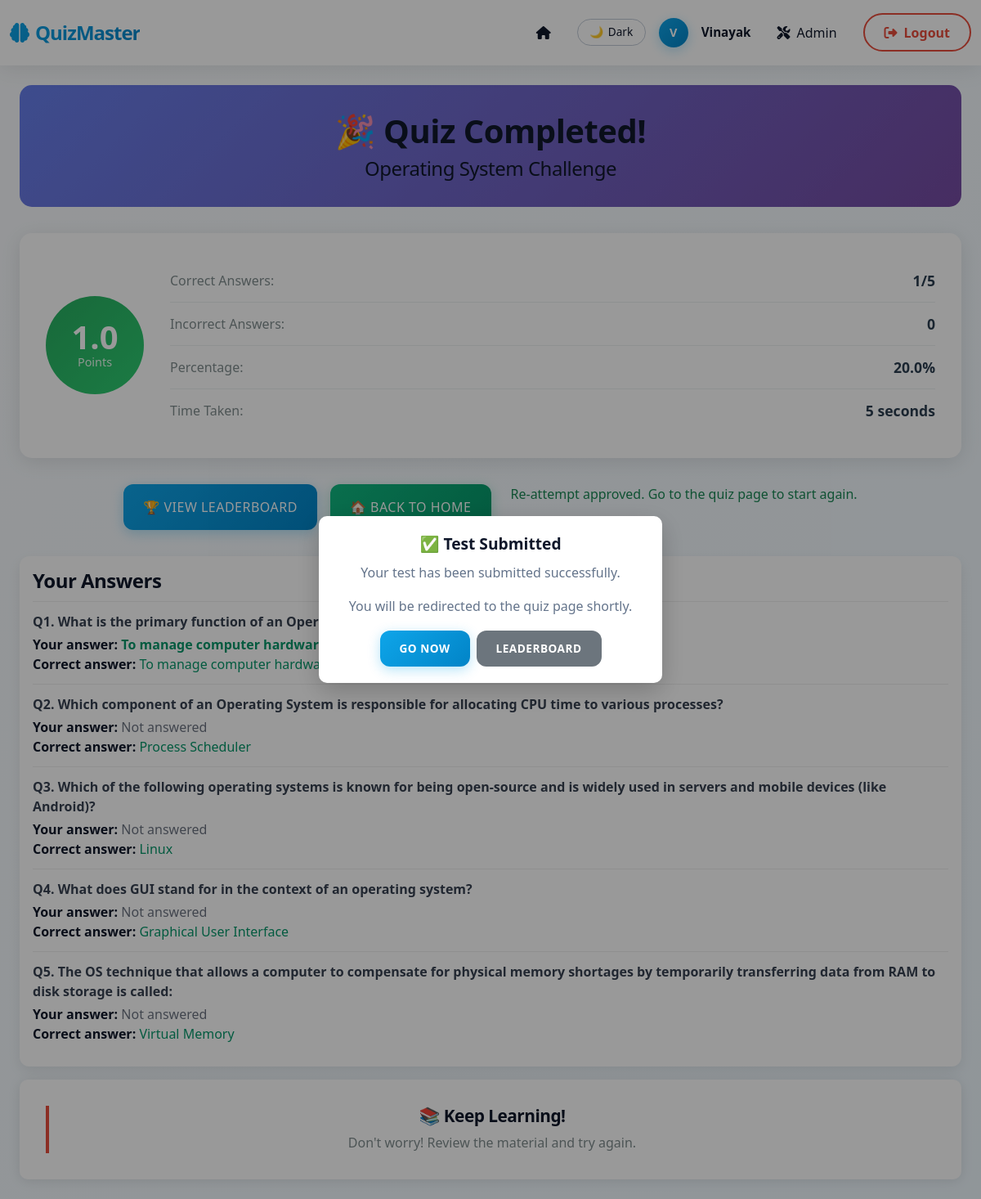
Screenshot of /quiz/28/finish/ (signed in) with the database file from the repository.
### quizzes/models.py (models this page shows, shortened)
class Quiz(models.Model):
    STATUS_CHOICES = (
        ('scheduled', 'Scheduled'),
        ('ongoing', 'Ongoing'),
        ('completed', 'Completed')
    )
    MODE_CHOICES = (
        ('practice', 'Practice'),
        ('test', 'Test'),
        ('competition', 'Competition'),
    )
    title = models.CharField(max_length=200)
    description = models.TextField(blank=True)
    start_time = models.DateTimeField()
    end_time = models.DateTimeField()
    duration = models.PositiveIntegerField(help_text='Duration in minutes', default=10)
    status = models.CharField(max_length=20, choices=STATUS_CHOICES, default='scheduled')
    mode = models.CharField(max_length=20, choices=MODE_CHOICES, default='test')
    max_questions = models.PositiveIntegerField(null=True, blank=True, help_text='Limit number of questions in an attempt')
    access_token = models.CharField(max_length=64, null=True, blank=True, help_text='If set, users must enter this token to attempt')
    def total_marks(self):
        qs = self.questions.all().order_by('order')
        if self.max_questions:
            qs = qs[: self.max_questions]
        return sum(question.marks for question in qs)
    def get_question_count(self):
        count = self.questions.count()
        if self.max_questions:
            return min(count, self.max_questions)
        return count

class CompetitionEntry(models.Model):
    quiz = models.ForeignKey(Quiz, on_delete=models.CASCADE, related_name='entries')
    user = models.ForeignKey(User, on_delete=models.CASCADE)
    joined_at = models.DateTimeField(auto_now_add=True)
    started_at = models.DateTimeField(null=True, blank=True)
    finished_at = models.DateTimeField(null=True, blank=True)
    score = models.FloatField(default=0)
    allowed_finish_at = models.DateTimeField(null=True, blank=True)
    time_remaining = models.PositiveIntegerField(
        null=True, blank=True, help_text="Time remaining in seconds"
    )
    class Meta:
        unique_together = ('quiz', 'user')
        verbose_name_plural = "Competition entries"
    def time_taken(self):
        if self.started_at and self.finished_at:
            return (self.finished_at - self.started_at).total_seconds()
        return 0

class Option(models.Model):
    question = models.ForeignKey(Question, on_delete=models.CASCADE, related_name='options')
    text = models.CharField(max_length=500)
    is_correct = models.BooleanField(default=False)

class Question(models.Model):
    TYPE_CHOICES = (
        ('mcq', 'MCQ'),
        ('text', 'Text')
    )
    quiz = models.ForeignKey(Quiz, on_delete=models.CASCADE, related_name='questions')
    text = models.TextField()
    qtype = models.CharField(max_length=10, choices=TYPE_CHOICES, default='mcq')
    marks = models.IntegerField(default=1)
    order = models.PositiveIntegerField(default=0)
    class Meta:
        ordering = ['order']

### quizzes/views.py (the view)
# urls.py: path('quiz/<int:pk>/finish/', views.finish_quiz, name='finish_quiz'),
@login_required
def finish_quiz(request, pk):
	quiz = get_object_or_404(Quiz, pk=pk)
	entry = get_object_or_404(CompetitionEntry, quiz=quiz, user=request.user)
	if not entry.finished_at:
		entry.finished_at = timezone.now()
		aggs = entry.answers.aggregate(
			total_score=Sum('marks_awarded'),
			answered_count=Count('id'),
			correct_count=Count('id', filter=Q(marks_awarded__gt=0))
		)
		entry.score = aggs.get('total_score') or 0
		entry.save(update_fields=['finished_at', 'score'])
	else:
		aggs = entry.answers.aggregate(
			total_score=Sum('marks_awarded'),
			answered_count=Count('id'),
			correct_count=Count('id', filter=Q(marks_awarded__gt=0))
		)
	time_up = False
	if entry.allowed_finish_at and entry.finished_at:
		time_up = entry.finished_at > entry.allowed_finish_at
	total_questions = quiz.get_question_count()
	answered_questions = aggs.get('answered_count') or 0
	correct_answers = aggs.get('correct_count') or 0
	incorrect_answers = max(0, answered_questions - correct_answers)
	percentage_score = 0
	max_marks = quiz.total_marks()
	if max_marks:
		percentage_score = (entry.score / max_marks) * 100
	limit = quiz.max_questions or quiz.questions.count()
	ordered_questions = list(Question.objects.filter(quiz=quiz).order_by('order')[:limit])
	answers_by_qid = {a.question_id: a for a in entry.answers.select_related('selected_option').all()}
	answers_detail = []
	for q in ordered_questions:
		ans = answers_by_qid.get(q.id)
		selected_text = None
		selected_id = None
		is_correct = False
		correct_texts = []
		if q.qtype == 'mcq':
			if ans and ans.selected_option:
				selected_text = ans.selected_option.text
				selected_id = ans.selected_option_id
				is_correct = ans.selected_option.is_correct
			for opt in q.options.all():
				if opt.is_correct:
					correct_texts.append(opt.text)
		else:
			selected_text = ans.text_answer if ans else ''
			is_correct = False
		answers_detail.append({
			'order': q.order,
			'question': q.text,
			'qtype': q.qtype,
			'selected_text': selected_text,
			'selected_id': selected_id,
			'correct_options': correct_texts,
			'is_correct': is_correct,
			'marks': q.marks,
		})
	reattempt_request = None
	if request.user.is_authenticated:
		reattempt_request = (
			ReattemptRequest.objects
			.filter(quiz=quiz, user=request.user)
			.order_by('-created_at')
			.first()
		)
	return render(request, 'quizzes/result.html', {
		'quiz': quiz,
		'entry': entry,
		'score': entry.score,
		'total_questions': total_questions,
		'answered_questions': answered_questions,
		'correct_answers': correct_answers,
		'incorrect_answers': incorrect_answers,
		'time_up': time_up,
		'time_taken': entry.time_taken(),
		'percentage_score': percentage_score,
		'answers_detail': answers_detail,
		'reattempt_request': reattempt_request,
	})

### quizzes/templates/quizzes/result.html (shortened to what this page needs)
{% extends 'base.html' %}
{% block content %}
<div class="container">
	<div class="result-header">
		<h2>🎉 Quiz Completed!</h2>
		<h3>{{ quiz.title }}</h3>
	</div>
	<div class="result-card">
		<div class="score-circle">
			<div class="score-number">{{ score }}</div>
			<div class="score-label">Points</div>
		</div>
		<div class="result-details">
			<div class="result-item">
				<span class="label">Correct Answers:</span>
				<span class="value">{{ correct_answers }}/{{ total_questions }}</span>
			</div>
			<div class="result-item">
				<span class="label">Incorrect Answers:</span>
				<span class="value">{{ incorrect_answers }}</span>
			</div>
			<div class="result-item">
				<span class="label">Percentage:</span>
				<span class="value">{{ percentage_score|floatformat:1 }}%</span>
			</div>
			<div class="result-item">
				<span class="label">Time Taken:</span>
				<span class="value">{{ entry.time_taken|floatformat:0 }} seconds</span>
			</div>
		</div>
	</div>
	<div class="result-actions">
		<a href="{% url 'leaderboard' quiz.pk %}" class="btn btn-primary">
			🏆 View Leaderboard
		</a>
		<a href="{% url 'home' %}" class="btn btn-success">
			🏠 Back to Home
		</a>
		{% if reattempt_request %}
			{% if reattempt_request.status == 'pending' %}
				<span class="text-muted ms-2">Re-attempt request pending admin approval.</span>
			{% elif reattempt_request.status == 'approved' %}
				<span class="text-success ms-2">Re-attempt approved. Go to the quiz page to start again.</span>
			{% elif reattempt_request.status == 'rejected' %}
				<span class="text-danger ms-2">Re-attempt request was rejected.</span>
			{% endif %}
		{% endif %}
	</div>
	<div class="answers-summary" style="background:#fff; border-radius:12px; padding:16px; box-shadow:0 6px 16px rgba(0,0,0,0.08);">
		<h4 style="margin:0 0 10px 0;">Your Answers</h4>
		{% for item in answers_detail %}
		<div style="border-top:1px solid #eee; padding:12px 0;">
			<div style="font-weight:700; color:#374151;">Q{{ item.order }}. {{ item.question }}</div>
			<div style="margin-top:4px;">
				<span style="font-weight:600;">Your answer:</span>
				{% if item.selected_text %}
					<span {% if item.is_correct %}style="color:#059669; font-weight:700;"{% else %}style="color:#b91c1c; font-weight:700;"{% endif %}>{{ item.selected_text }}</span>
				{% else %}
					<span style="color:#6b7280;">Not answered</span>
				{% endif %}
			</div>
			{% if item.qtype == 'mcq' %}
			<div>
				<span style="font-weight:600;">Correct answer:</span>
				{% if item.correct_options %}
					<span style="color:#059669;">{{ item.correct_options|join:', ' }}</span>
				{% else %}
					<span style="color:#6b7280;">Not set</span>
				{% endif %}
			</div>
			{% endif %}
		</div>
		{% endfor %}
	</div>
	<div class="performance-message" style="margin-top:16px;">
		{% if percentage_score >= 80 %}
		<div class="message excellent">
			<h4>🏆 Excellent Work!</h4>
			<p>You've demonstrated outstanding knowledge in this quiz!</p>
		</div>
		{% elif percentage_score >= 60 %}
		<div class="message good">
			<h4>👍 Great Job!</h4>
			<p>Solid performance! Keep up the good work.</p>
		</div>
		{% elif percentage_score >= 40 %}
		<div class="message average">
			<h4>💪 Good Effort!</h4>
			<p>You're on the right track. Practice makes perfect!</p>
		</div>
		{% else %}
		<div class="message needs-improvement">
			<h4>📚 Keep Learning!</h4>
			<p>Don't worry! Review the material and try again.</p>
		</div>
		{% endif %}
	</div>
</div>
<div id="submitPopup" class="popup-backdrop" style="display:none;">
	<div class="popup-modal">
		<div class="popup-header">✅ Test Submitted</div>
		<p>Your test has been submitted successfully.</p>
		<p>You will be redirected to the quiz page shortly.</p>
		<div style="margin-top:12px; display:flex; gap:8px; justify-content:center;">
			<a id="goNow" href="{% url 'quiz_detail' quiz.pk %}" class="btn btn-primary">Go Now</a>
			<a href="{% url 'leaderboard' quiz.pk %}" class="btn btn-secondary">Leaderboard</a>
		</div>
	</div>
</div>
{% endblock %}

### templates/base.html (shortened to what this page needs)
{% load static %}
<!DOCTYPE html>
<html lang="en">
<head>
    <link href="https://cdn.jsdelivr.net/npm/bootstrap@5.3.0/dist/css/bootstrap.min.css" rel="stylesheet">
    <link rel="stylesheet" href="https://cdnjs.cloudflare.com/ajax/libs/font-awesome/6.4.0/css/all.min.css">
    <link rel="stylesheet" href="{% static 'css/premium.css' %}">
    <link rel="stylesheet" href="{% static 'css/animations.css' %}">
</head>
<body>
    <nav class="navbar navbar-expand-lg navbar-light">
        <div class="container">
            <a class="navbar-brand" href="{% url 'home' %}">
                <i class="fas fa-brain"></i>
                QuizMaster
            </a>
            <div class="collapse navbar-collapse" id="navbarNav">
                <div class="navbar-nav ms-auto">
                    <div class="d-flex align-items-center gap-3">
                        <a href="{% url 'home' %}" class="nav-link-item" title="Home">
                            <i class="fas fa-home"></i>
                        </a>
                        {% if user.is_authenticated %}
                        <div class="nav-user-info">
                            <button type="button" class="btn-theme d-none d-md-inline-flex" id="themeToggle">
                                <span id="themeIcon">🌙</span>
                                <span id="themeLabel">Dark</span>
                            </button>
                            <div class="user-avatar">{{ user.username|first|upper }}</div>
                            <span class="user-welcome d-none d-md-block">{{ user.username }}</span>
                            {% if user.is_staff %}
                            <a href="{% url 'admin_dashboard' %}" class="nav-link-item d-none d-md-inline-flex"
                                title="Admin dashboard">
                                <i class="fas fa-tools"></i>
                                <span>Admin</span>
                            </a>
                            {% endif %}
                            <form action="{% url 'logout' %}" method="post" style="display:inline;">
                                <button type="submit" class="btn-logout">
                                    <i class="fas fa-sign-out-alt"></i>
                                    Logout
                                </button>
                            </form>
                        </div>
                        {% endif %}
                    </div>
                </div>
            </div>
        </div>
    </nav>
    <main class="py-4">
        <div class="container">
            {% block content %}{% endblock %}
        </div>
    </main>
</body>
</html>

### static/css/premium.css (style rules this page uses)
:root { --primary: #0ea5e9; --primary-dark: #0284c7; --primary-light: #38bdf8; --secondary: #8b5cf6; --accent: #ec4899; --success: #10b981; --warning: #f59e0b; --danger: #ef4444; --dark-bg: #0f172a; --dark-bg-secondary: #1e293b; --dark-bg-tertiary: #334155; --dark-text: #e2e8f0; --dark-text-muted: #94a3b8; --light-bg: #f8fafc; --light-bg-secondary: #f1f5f9; --light-bg-tertiary: #e2e8f0; --light-text: #0f172a; --light-text-muted: #64748b; --glass-bg: rgba(255, 255, 255, 0.1); --glass-border: rgba(255, 255, 255, 0.2); --shadow-sm: 0 2px 8px rgba(0, 0, 0, 0.08); --shadow-md: 0 4px 16px rgba(0, 0, 0, 0.12); --shadow-lg: 0 8px 32px rgba(0, 0, 0, 0.16); --shadow-xl: 0 16px 48px rgba(0, 0, 0, 0.2); --glow: 0 0 20px rgba(14, 165, 233, 0.3); }
body { --bg-main: var(--light-bg); --bg-secondary: var(--light-bg-secondary); --bg-tertiary: var(--light-bg-tertiary); --text-main: var(--light-text); --text-muted: var(--light-text-muted); --card-bg: rgba(255, 255, 255, 0.7); }
* { margin: 0; padding: 0; box-sizing: border-box; }
html { scroll-behavior: smooth; }
body { background: linear-gradient(135deg, var(--bg-main) 0%, var(--bg-secondary) 100%); color: var(--text-main); font-family: -apple-system, BlinkMacSystemFont, 'Segoe UI', 'Roboto', 'Oxygen', 'Ubuntu', 'Cantarell', 'Fira Sans', 'Droid Sans', 'Helvetica Neue', sans-serif; -webkit-font-smoothing: antialiased; -moz-osx-font-smoothing: grayscale; min-height: 100vh; overflow-x: hidden; }
h1, h2, h3, h4, h5, h6 { font-weight: 700; letter-spacing: -0.5px; margin-bottom: 0.5rem; }
h2 { font-size: 2rem; color: var(--text-main); font-weight: 700; }
h3 { font-size: 1.5rem; color: var(--text-main); font-weight: 700; }
p { color: var(--text-muted); line-height: 1.6; }
a { color: var(--primary); text-decoration: none; transition: all 0.3s ease; }
.navbar { background: rgba(255, 255, 255, 0.8) !important; backdrop-filter: blur(20px); border-bottom: 1px solid rgba(255, 255, 255, 0.2); box-shadow: var(--shadow-md); padding: 1rem 0 !important; position: sticky; top: 0; z-index: 1000; animation: slideDown 0.5s ease-out; }
.navbar-brand { font-size: 1.4rem; font-weight: 800; background: linear-gradient(135deg, var(--primary) 0%, var(--secondary) 100%); -webkit-background-clip: text; -webkit-text-fill-color: transparent; background-clip: text; letter-spacing: -1px; transition: transform 0.3s ease; }
.user-avatar { width: 40px; height: 40px; border-radius: 50%; background: linear-gradient(135deg, var(--primary) 0%, var(--secondary) 100%); display: flex; align-items: center; justify-content: center; color: white; font-weight: 700; box-shadow: 0 4px 15px rgba(14, 165, 233, 0.4); animation: float 3s ease-in-out infinite; }
.btn { font-weight: 600; border-radius: 12px; padding: 0.75rem 1.5rem; border: none; transition: all 0.3s cubic-bezier(0.4, 0, 0.2, 1); position: relative; overflow: hidden; text-transform: uppercase; font-size: 0.85rem; letter-spacing: 0.5px; }
.btn::before { content: ''; position: absolute; top: 50%; left: 50%; width: 0; height: 0; border-radius: 50%; background: rgba(255, 255, 255, 0.3); transform: translate(-50%, -50%); transition: width 0.6s, height 0.6s; }
.btn-primary { background: linear-gradient(135deg, var(--primary) 0%, var(--primary-dark) 100%); color: white; box-shadow: 0 4px 15px rgba(14, 165, 233, 0.3); }
.btn-success { background: linear-gradient(135deg, var(--success) 0%, #059669 100%); color: white; box-shadow: 0 4px 15px rgba(16, 185, 129, 0.3); }

### rows the page displays
Quiz: title "Operating System Challenge"
CompetitionEntry: score "1.0", time_taken "5"
Option: order "1", question "What is the primary function of an Operating System (OS)?", selected_text "To manage computer hardware and software resources.", correct_options "To manage computer hardware and software resources."
Option: order "2", question "Which component of an Operating System is responsible for allocating CPU time to various processes?", shows "Not answered", correct_options "Process Scheduler"
Option: order "3", question "Which of the following operating systems is known for being open-source and is widely used in servers and mobile devices (like Android)?", shows "Not answered", correct_options "Linux"
Option: order "4", question "What does GUI stand for in the context of an operating system?", shows "Not answered", correct_options "Graphical User Interface"
Option: order "5", question "The OS technique that allows a computer to compensate for physical memory shortages by temporarily transferring data from RAM to disk storage is called:", shows "Not answered", correct_options "Virtual Memory"

### other values shown
{{ user.username|first|upper }} "V"
{{ user.username }} "Vinayak"
{{ correct_answers }} "1"
{{ total_questions }} "5"
{{ incorrect_answers }} "0"
{{ percentage_score|floatformat:1 }} "20.0"
